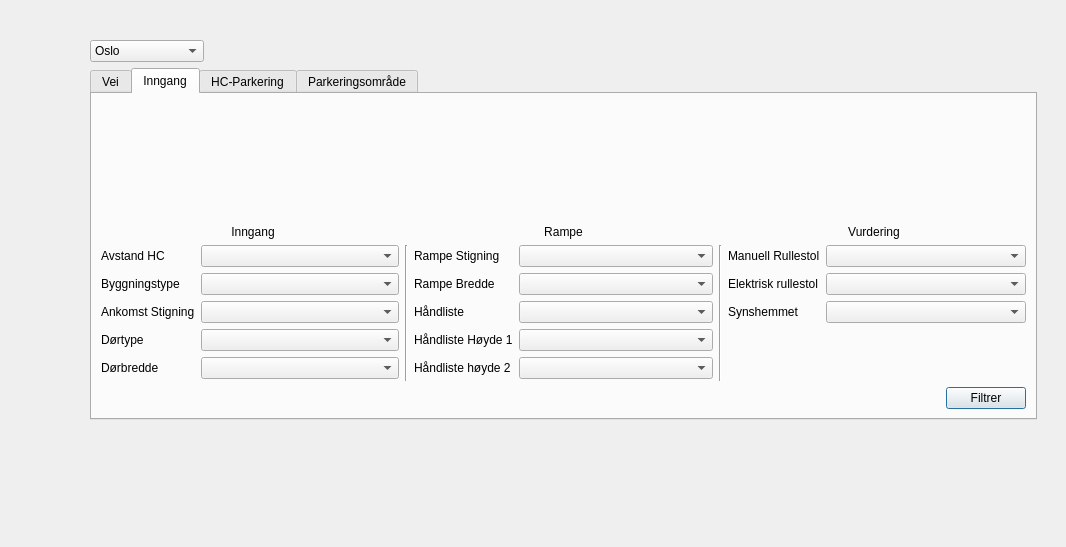
<?xml version="1.0" encoding="UTF-8"?>
<ui version="4.0">
 <class>Class_GetFamiliarDialogBase</class>
 <widget class="QDialog" name="Class_GetFamiliarDialogBase">
  <property name="geometry">
   <rect>
    <x>0</x>
    <y>0</y>
    <width>1066</width>
    <height>547</height>
   </rect>
  </property>
  <property name="windowTitle">
   <string>Name_GetFamiliar</string>
  </property>
  <widget class="QWidget" name="">
   <property name="geometry">
    <rect>
     <x>90</x>
     <y>40</y>
     <width>947</width>
     <height>380</height>
    </rect>
   </property>
   <layout class="QVBoxLayout" name="verticalLayout">
    <item>
     <layout class="QHBoxLayout" name="horizontalLayout_2">
      <item>
       <widget class="QComboBox" name="comboBox">
        <item>
         <property name="text">
          <string>Oslo</string>
         </property>
        </item>
        <item>
         <property name="text">
          <string>Fredrikstad</string>
         </property>
        </item>
        <item>
         <property name="text">
          <string>Andre komuner</string>
         </property>
        </item>
       </widget>
      </item>
      <item>
       <spacer name="horizontalSpacer">
        <property name="orientation">
         <enum>Qt::Horizontal</enum>
        </property>
        <property name="sizeHint" stdset="0">
         <size>
          <width>40</width>
          <height>20</height>
         </size>
        </property>
       </spacer>
      </item>
     </layout>
    </item>
    <item>
     <widget class="QTabWidget" name="tabWidget">
      <property name="currentIndex">
       <number>1</number>
      </property>
      <widget class="QWidget" name="tab">
       <attribute name="title">
        <string>Vei</string>
       </attribute>
      </widget>
      <widget class="QWidget" name="tab_2">
       <attribute name="title">
        <string>Inngang</string>
       </attribute>
       <layout class="QGridLayout" name="gridLayout_2">
        <item row="0" column="0">
         <layout class="QGridLayout" name="gridLayout">
          <item row="0" column="2">
           <widget class="QLabel" name="label_21">
            <property name="text">
             <string>Vurdering</string>
            </property>
            <property name="alignment">
             <set>Qt::AlignBottom|Qt::AlignHCenter</set>
            </property>
           </widget>
          </item>
          <item row="0" column="0">
           <widget class="QLabel" name="label_19">
            <property name="text">
             <string>Inngang</string>
            </property>
            <property name="alignment">
             <set>Qt::AlignBottom|Qt::AlignHCenter</set>
            </property>
           </widget>
          </item>
          <item row="1" column="0" colspan="3">
           <layout class="QHBoxLayout" name="horizontalLayout">
            <item>
             <layout class="QFormLayout" name="formLayout">
              <property name="fieldGrowthPolicy">
               <enum>QFormLayout::AllNonFixedFieldsGrow</enum>
              </property>
              <item row="0" column="0">
               <widget class="QLabel" name="label">
                <property name="text">
                 <string>Avstand HC</string>
                </property>
               </widget>
              </item>
              <item row="0" column="1">
               <widget class="QComboBox" name="comboBox_2"/>
              </item>
              <item row="1" column="0">
               <widget class="QLabel" name="label_2">
                <property name="text">
                 <string>Byggningstype</string>
                </property>
               </widget>
              </item>
              <item row="1" column="1">
               <widget class="QComboBox" name="comboBox_3"/>
              </item>
              <item row="2" column="0">
               <widget class="QLabel" name="label_3">
                <property name="text">
                 <string>Ankomst Stigning</string>
                </property>
               </widget>
              </item>
              <item row="2" column="1">
               <widget class="QComboBox" name="comboBox_4"/>
              </item>
              <item row="3" column="0">
               <widget class="QLabel" name="label_4">
                <property name="text">
                 <string>Dørtype</string>
                </property>
               </widget>
              </item>
              <item row="3" column="1">
               <widget class="QComboBox" name="comboBox_5"/>
              </item>
              <item row="4" column="0">
               <widget class="QLabel" name="label_5">
                <property name="text">
                 <string>Dørbredde</string>
                </property>
               </widget>
              </item>
              <item row="4" column="1">
               <widget class="QComboBox" name="comboBox_6"/>
              </item>
             </layout>
            </item>
            <item>
             <widget class="Line" name="line">
              <property name="orientation">
               <enum>Qt::Vertical</enum>
              </property>
             </widget>
            </item>
            <item>
             <layout class="QFormLayout" name="formLayout_2">
              <item row="0" column="0">
               <widget class="QLabel" name="label_12">
                <property name="text">
                 <string>Rampe Stigning</string>
                </property>
               </widget>
              </item>
              <item row="0" column="1">
               <widget class="QComboBox" name="comboBox_13"/>
              </item>
              <item row="1" column="0">
               <widget class="QLabel" name="label_14">
                <property name="text">
                 <string>Rampe Bredde</string>
                </property>
               </widget>
              </item>
              <item row="1" column="1">
               <widget class="QComboBox" name="comboBox_14"/>
              </item>
              <item row="2" column="0">
               <widget class="QLabel" name="label_13">
                <property name="text">
                 <string>Håndliste</string>
                </property>
               </widget>
              </item>
              <item row="2" column="1">
               <widget class="QComboBox" name="comboBox_16"/>
              </item>
              <item row="3" column="0">
               <widget class="QLabel" name="label_15">
                <property name="text">
                 <string>Håndliste Høyde 1</string>
                </property>
               </widget>
              </item>
              <item row="3" column="1">
               <widget class="QComboBox" name="comboBox_12"/>
              </item>
              <item row="4" column="0">
               <widget class="QLabel" name="label_11">
                <property name="text">
                 <string>Håndliste høyde 2</string>
                </property>
               </widget>
              </item>
              <item row="4" column="1">
               <widget class="QComboBox" name="comboBox_15"/>
              </item>
             </layout>
            </item>
            <item>
             <widget class="Line" name="line_2">
              <property name="orientation">
               <enum>Qt::Vertical</enum>
              </property>
             </widget>
            </item>
            <item>
             <layout class="QFormLayout" name="formLayout_3">
              <property name="fieldGrowthPolicy">
               <enum>QFormLayout::AllNonFixedFieldsGrow</enum>
              </property>
              <item row="0" column="0">
               <widget class="QLabel" name="label_18">
                <property name="text">
                 <string>Manuell Rullestol</string>
                </property>
               </widget>
              </item>
              <item row="0" column="1">
               <widget class="QComboBox" name="comboBox_18"/>
              </item>
              <item row="1" column="0">
               <widget class="QLabel" name="label_17">
                <property name="text">
                 <string>Elektrisk rullestol</string>
                </property>
               </widget>
              </item>
              <item row="1" column="1">
               <widget class="QComboBox" name="comboBox_17"/>
              </item>
              <item row="2" column="0">
               <widget class="QLabel" name="label_16">
                <property name="text">
                 <string>Synshemmet</string>
                </property>
               </widget>
              </item>
              <item row="2" column="1">
               <widget class="QComboBox" name="comboBox_19"/>
              </item>
             </layout>
            </item>
           </layout>
          </item>
          <item row="0" column="1">
           <widget class="QLabel" name="label_20">
            <property name="text">
             <string>Rampe</string>
            </property>
            <property name="alignment">
             <set>Qt::AlignBottom|Qt::AlignHCenter</set>
            </property>
           </widget>
          </item>
         </layout>
        </item>
        <item row="1" column="0">
         <layout class="QHBoxLayout" name="horizontalLayout_4">
          <item>
           <spacer name="horizontalSpacer_2">
            <property name="orientation">
             <enum>Qt::Horizontal</enum>
            </property>
            <property name="sizeHint" stdset="0">
             <size>
              <width>40</width>
              <height>20</height>
             </size>
            </property>
           </spacer>
          </item>
          <item>
           <widget class="QPushButton" name="pushButton">
            <property name="text">
             <string>Filtrer</string>
            </property>
           </widget>
          </item>
         </layout>
        </item>
       </layout>
      </widget>
      <widget class="QWidget" name="tab_3">
       <attribute name="title">
        <string>HC-Parkering</string>
       </attribute>
      </widget>
      <widget class="QWidget" name="tab_4">
       <attribute name="title">
        <string>Parkeringsområde</string>
       </attribute>
      </widget>
     </widget>
    </item>
   </layout>
  </widget>
  <zorder>tabWidget</zorder>
  <zorder>comboBox</zorder>
  <zorder>label_20</zorder>
  <zorder>horizontalSpacer</zorder>
  <zorder>horizontalSpacer_2</zorder>
  <zorder>pushButton</zorder>
 </widget>
 <resources/>
 <connections/>
</ui>
